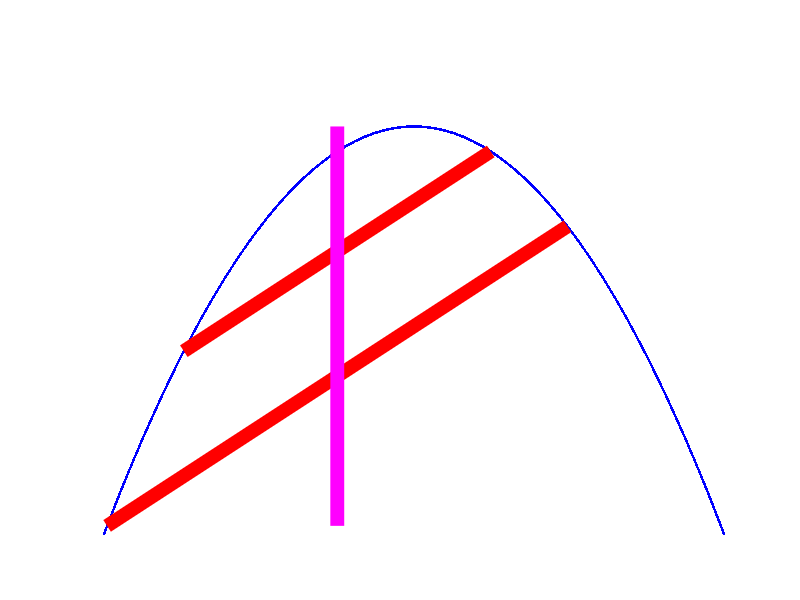

Write the MATLAB code that produced this figure.
Destra = 100;
Res = 1000;
Spessore = 10;

x = linspace(0,Destra,Res);
y = -x.^2;
Xpar = [x, -x];
Ypar = [y, y];

x = [(Destra - 1)/4, - 3 * (Destra - 1)/4, (Destra - 1)/2];
y = -x.^2;
Xcorde = [x, x(1) + x(2) - x(3)];
Ycorde = [y, -Xcorde(end) ^ 2];

Xdiametro = (Xcorde(1) + Xcorde(2))/2;

Immagine = figure("visible","off");
axis off;
hold on;
plot(Xpar,Ypar,".b")
plot(Xcorde(1:2), Ycorde(1:2), "-r", "linewidth", Spessore);
plot(Xcorde(3:4), Ycorde(3:4), "-r", "linewidth", Spessore);
plot([Xdiametro, Xdiametro], [1, Ycorde(end) + 1], "-m", "linewidth", Spessore);
print(Immagine, "Immagine_Apollonio_diametro.png");
